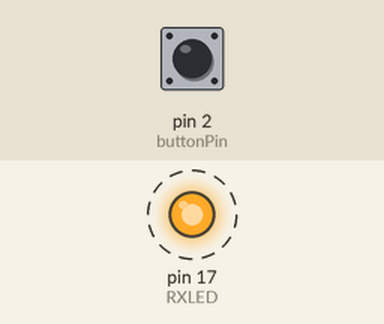
Recording of a sketch running on a simulated Arduino Leonardo, built with avr-gcc and run on an emulated ATmega32U4. On the bench: output pins drawn as LEDs (lit = HIGH). Dashed ring = blinking. The inputs (shaded band) are chosen by the test bench; at power-on: pin 2 (buttonPin) HIGH. USB keyboard and mouse output is not drawn.

Above: at 4.2 s.
Timing chart, 0 to 6.8 s (numbered marks = the images above):
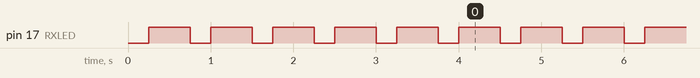

Measured:
- by itself, pin 17 (RXLED): alternates HIGH for 0.50 s and LOW for 0.25 s, 73 changes in all, then stays LOW

The sketch:

ChromeAutoEnrollV130.ino
```cpp
#include <Keyboard.h> // keyboard library

// Variables
#define wifi_name "---"
#define wifi_pass "---"
#define wifi_security 2
#define username "---"
#define password "---"
#define slowMode 1
#define update_wait_time 10

// Special characters
#define KEY_LEFT_CTRL   0x80
#define KEY_LEFT_SHIFT  0x81
#define KEY_LEFT_ALT    0x82
#define KEY_RIGHT_CTRL  0x84
#define KEY_RIGHT_SHIFT 0x85
#define KEY_RIGHT_ALT   0x86
#define KEY_UP_ARROW    0xDA
#define KEY_DOWN_ARROW  0xD9
#define KEY_LEFT_ARROW  0xD8
#define KEY_RIGHT_ARROW 0xD7
#define KEY_BACKSPACE   0xB2
#define KEY_TAB         0xB3
#define KEY_ENTER       0xB0
#define KEY_ESC         0xB1
#define KEY_CAPS_LOCK   0xC1

const int buttonPin = 2;   // Button connected to pin 2
const int RXLED = 17;      // LED connected to pin 9

// Flag to control state of the program
bool buttonPressed = false;
bool isEnrollmentComplete = false;

void setup() {
  pinMode(buttonPin, INPUT_PULLUP);  // Button pin set as input with internal pull-up resistor
  pinMode(RXLED, OUTPUT);           // LED pin set as output
  Keyboard.begin();
  wait(5);

    // Check if the button is pressed
  if (digitalRead(buttonPin) == LOW) {
    buttonPressed = true;  // Button is pressed (LOW since it's wired to ground)
  }
}

void loop() {

    if (buttonPressed) {
  // Blink the LED 3 times
  for (int i = 0; i < 3; i++) {
    digitalWrite(RXLED, LOW);  // Turn the LED on (LOW turns it on if it's active LOW)
    delay(100);                 // Wait for 250ms
    digitalWrite(RXLED, HIGH); // Turn the LED off
    delay(100);                 // Wait for 250ms
  }
    delay(2000);                 // Wait for 1 second
    return;  // Exit the current iteration of loop() and restart from the top
  }

  if (!isEnrollmentComplete) {
    // Perform Wi-Fi setup and enrollment process
//    setWifi();
    postWifi();
    enterEnrollment();

    // After completing the tasks, set the flag to true
    isEnrollmentComplete = true;
  } else {
    // Start blinking the LED every 50ms
    finishLED();
  }
}

// Helper functions

void repeatKey(byte key, int num) {
  for (int i = 0; i < num; i++) {
    Keyboard.write(key);
    wait(1);
  }
}

void wait(int cycles) {
  for (int i = 0; i < cycles; i++) {
    blink();
    if (slowMode) {
      delay(250);
    }
  }
}

void setWifi() {
  repeatKey(KEY_TAB, 3);
  wait(2);
  Keyboard.write(KEY_ENTER);
  wait(2);
  Keyboard.write(KEY_TAB);
  wait(2);
  Keyboard.write(KEY_ENTER);
  wait(2);
  repeatKey(KEY_TAB, 3);
  wait(2);
  Keyboard.write(KEY_ENTER);
  wait(1);
  Keyboard.write(KEY_ENTER);
  wait(2);
  Keyboard.write(KEY_TAB);
  wait(1);
  Keyboard.write(KEY_ENTER);
  wait(1);
  Keyboard.print(wifi_name);
  wait(2);
  Keyboard.write(KEY_TAB);
  wait(2);
  repeatKey(KEY_DOWN_ARROW, 2);
  wait(2);
  Keyboard.write(KEY_TAB);
  wait(2);
  Keyboard.print(wifi_pass);
  wait(2);
  repeatKey(KEY_TAB, 3);
  wait(2);
  Keyboard.write(KEY_ENTER);
  wait(30);
}

void postWifi() {
//  repeatKey(KEY_TAB, 3);
//  wait(1);
//  Keyboard.write(KEY_ENTER);
//  wait(2);
  Keyboard.write(KEY_ENTER);
  wait(15);
}

void enterEnrollment() {
  Keyboard.press(KEY_LEFT_CTRL);
  Keyboard.press(KEY_LEFT_ALT);
  Keyboard.write('e');
  Keyboard.release(KEY_LEFT_ALT);
  Keyboard.release(KEY_LEFT_CTRL);
  wait(5);
  Keyboard.print(username);
  repeatKey(KEY_TAB, 2);
  Keyboard.write(KEY_ENTER);
  wait(5);
  Keyboard.print(password);
  repeatKey(KEY_TAB, 4);
  Keyboard.write(KEY_ENTER);
  wait(1);
}

void blink() {
  digitalWrite(RXLED, LOW);
  delay(250);
  digitalWrite(RXLED, HIGH);
  delay(250);
}

void finishLED() {
  digitalWrite(RXLED, LOW);  // Turn LED on
}
```
